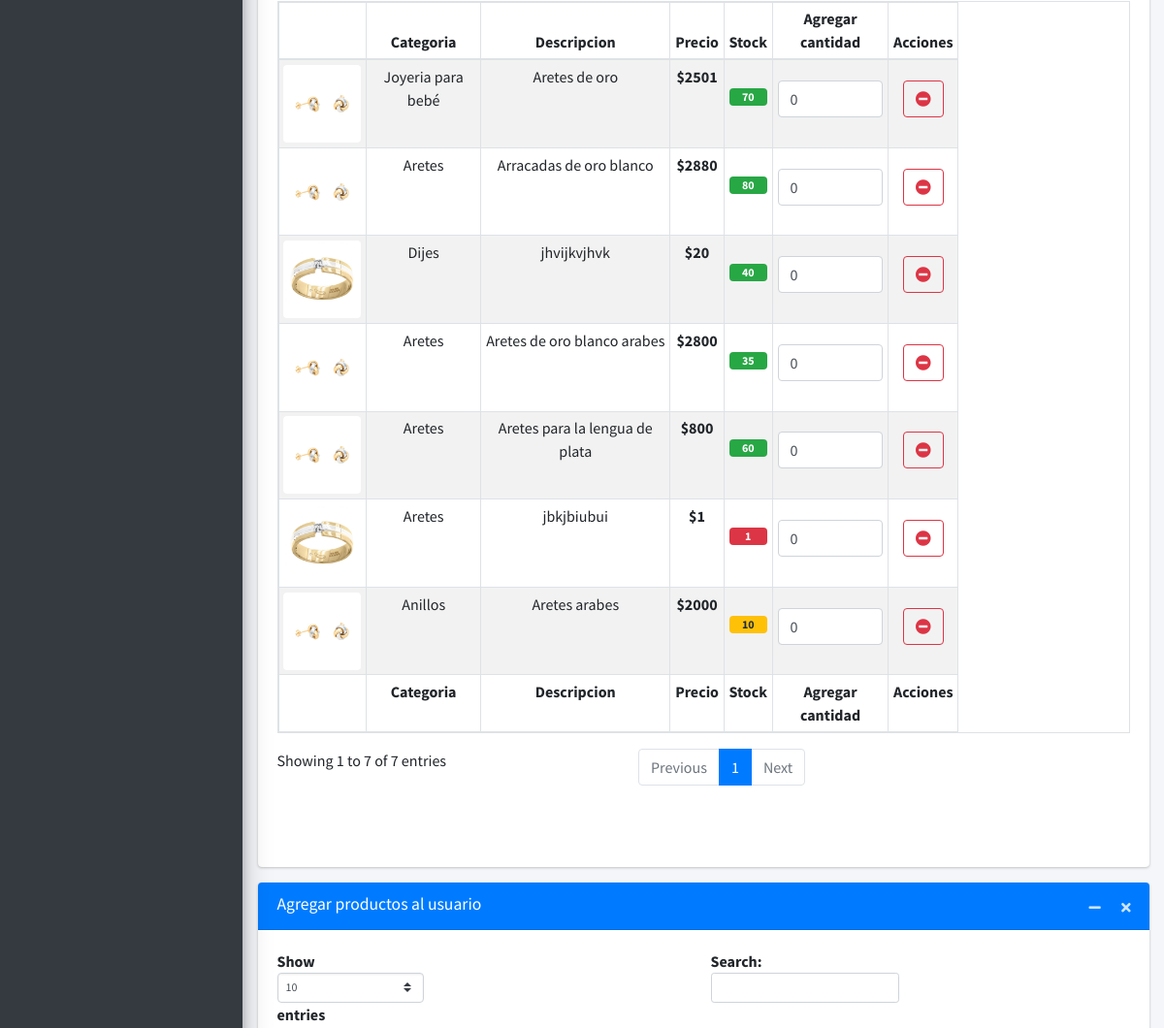
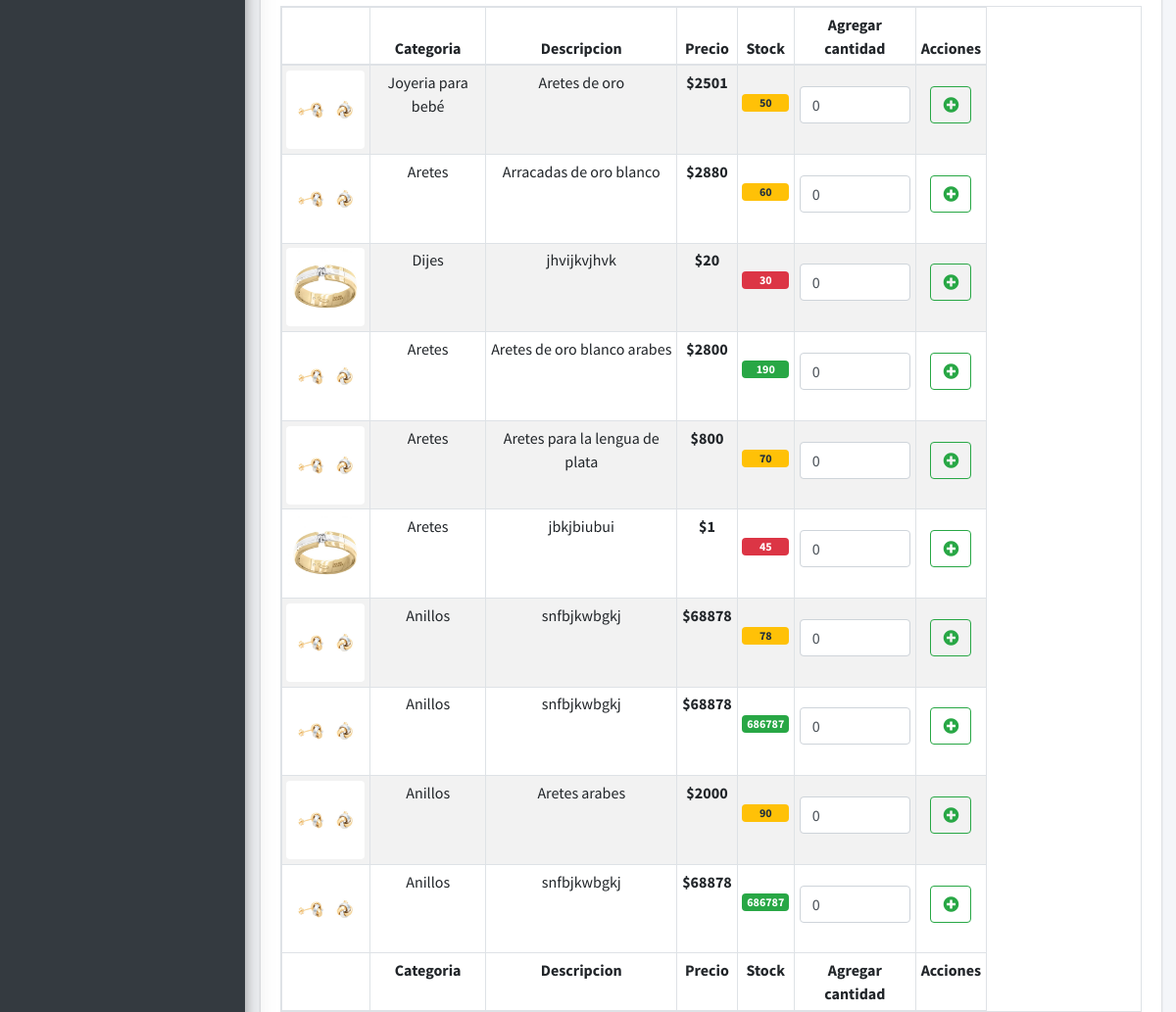
Before: /vendedores/asignarProducto/masProducto.php?id=8 (signed in, middle part) with the older database file (2 pictures, top to bottom).
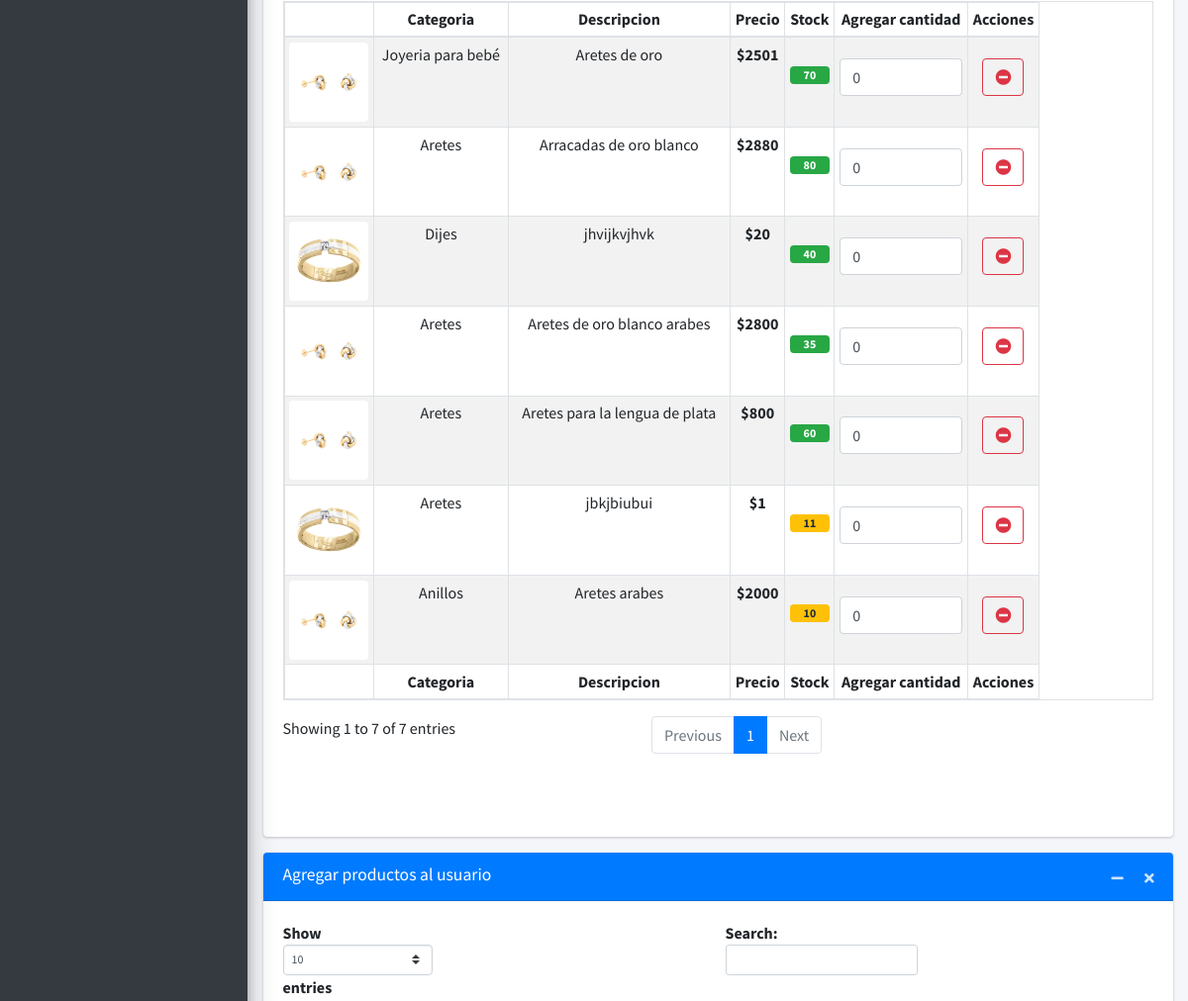
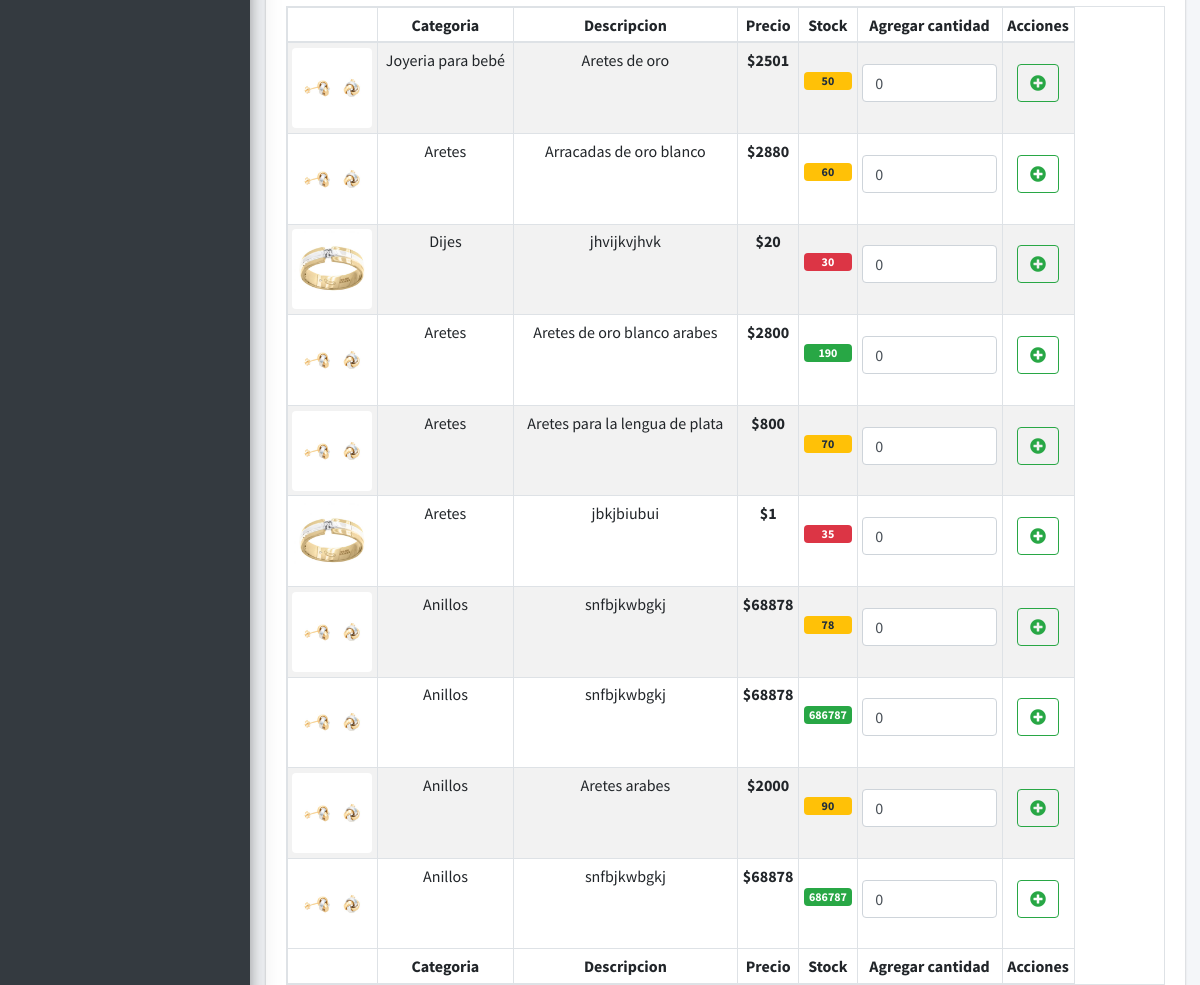
After: the same page with the newer database file (2 pictures, top to bottom).
### tables this page shows
CREATE TABLE `producto` (
  `idProducto` int NOT NULL AUTO_INCREMENT,
  `categoria_kf` int NOT NULL,
  `descripcion` varchar(150) NOT NULL,
  `costo_compra` float NOT NULL,
  `costo_venta` float NOT NULL,
  `cantidad_stock` int NOT NULL,
  `img_producto` varchar(200) DEFAULT NULL,
  PRIMARY KEY (`idProducto`),
  KEY `fk_producto_categoria_idx` (`categoria_kf`),
  CONSTRAINT `fk_producto_categoria` FOREIGN KEY (`categoria_kf`) REFERENCES `categoria_producto` (`idcategoria_producto`)
);

CREATE TABLE `stockUsuario` (
  `idUsuario` int NOT NULL,
  `idProducto` int NOT NULL,
  `cantidadProducto` int NOT NULL,
  KEY `fk_stockProducto_idx` (`idProducto`),
  KEY `fk_stockUsuario_idx` (`idUsuario`),
  CONSTRAINT `fk_stockProducto` FOREIGN KEY (`idProducto`) REFERENCES `producto` (`idProducto`),
  CONSTRAINT `fk_stockUsuario` FOREIGN KEY (`idUsuario`) REFERENCES `usuarios` (`idusuarios`)
);

CREATE TABLE `categoria_producto` (
  `idcategoria_producto` int NOT NULL AUTO_INCREMENT,
  `categoria` varchar(45) NOT NULL,
  PRIMARY KEY (`idcategoria_producto`)
);

### vendedores/asignarProducto/masProducto.php (the view, shortened to what the changed rows need)
<!DOCTYPE html>
<html lang="es">
<head>
    <link rel="stylesheet" href="../../plugins/fontawesome-free/css/all.min.css">
    <link rel="stylesheet" href="https://code.ionicframework.com/ionicons/2.0.1/css/ionicons.min.css">
    <link rel="stylesheet" href="../../plugins/tempusdominus-bootstrap-4/css/tempusdominus-bootstrap-4.min.css">
    <link rel="stylesheet" href="../../plugins/sweetalert2-theme-bootstrap-4/bootstrap-4.min.css">
    <link rel="stylesheet" href="../../plugins/toastr/toastr.min.css">
    <link rel="stylesheet" href="../../plugins/icheck-bootstrap/icheck-bootstrap.min.css">
    <link rel="stylesheet" href="../../plugins/jqvmap/jqvmap.min.css">
    <link rel="stylesheet" href="../../dist/css/adminlte.min.css">
    <link rel="stylesheet" href="../../plugins/overlayScrollbars/css/OverlayScrollbars.min.css">
    <link rel="stylesheet" href="../../plugins/daterangepicker/daterangepicker.css">
    <link rel="stylesheet" href="../../plugins/summernote/summernote-bs4.css">
</head>
<body class="hold-transition sidebar-mini layout-fixed">
    <div class="wrapper">
        <div class="content-wrapper">
            <section class="content">
                <div class="container-fluid">
                    <div class="row justify-content-center">
                        <div class="col-12">
                            <div class="card card-primary card-default ">
                                <?php
                                include '../../conexiones/conexion.php';
                                $sql = "CALL productosUsuario(" . $_GET['id'] . ")";
                                $resultado = $conexion->query($sql);
                                ?>
                                <div class="card-body">
                                    <div class="row mb-5 justify-content-center">
                                        <div class="col-12">
                                            <table id="example2" class="table-sm table-hover table-responsive table table-striped table-bordered text-center">
                                                <thead>
                                                    <tr>
                                                        <th></th>
                                                        <th>Categoria</th>
                                                        <th>Descripcion</th>
                                                        <th>Precio</th>
                                                        <th>Stock</th>
                                                        <th>Agregar cantidad</th>
                                                        <th>Acciones</th>
                                                    </tr>
                                                </thead>
                                                <tbody>
                                                    <?php
                                                    while ($mostrar = mysqli_fetch_array($resultado)) {
                                                        $img = $mostrar['img'];
                                                    ?>
                                                        <tr>
                                                            <td><img src="../../img_productos/<?= $img ?>" class="img-rounded" alt="" width="80"></td>
                                                            <td><?php echo $mostrar['categoria'] ?></td>
                                                            <td><?php echo $mostrar['descripcion'] ?></td>
                                                            <td><strong><?php echo '$' . $mostrar['costo'] ?></strong></td>
                                                            <td><span class="badge mt-4 <?= ($mostrar['stock'] < 10) ? "badge-danger" : (($mostrar['stock'] < 20) ? "badge-warning" : "badge-success") ?> d-block"><?php echo $mostrar['stock'] ?></span></td>
                                                            <form action="removerProductoUsuario.php?id=<?= $_GET['id'] ?>&idProducto=<?= $mostrar['id_producto'] ?>" autocomplete="off" method="POST">
                                                                <td>
                                                                    <div class="form-group mt-3">
                                                                        <input id="" name="valor" max="<?= $mostrar['stock'] ?>" min='0' value="0" class="form-control" type="number" name="">
                                                                    </div>
                                                                </td>
                                                                <td>
                                                                    <div class="btn-group btn-group mt-3">
                                                                        <button type="submit" class="btn btn-outline-danger"><i class="fas fa-minus-circle"></i></button>
                                                                    </div>
                                                                </td>
                                                            </form>
                                                        </tr>
                                                    <?php }
                                                    ?>
                                                </tbody>
                                                <tfoot>
                                                    <tr>
                                                        <th></th>
                                                        <th>Categoria</th>
                                                        <th>Descripcion</th>
                                                        <th>Precio</th>
                                                        <th>Stock</th>
                                                        <th>Agregar cantidad</th>
                                                        <th>Acciones</th>
                                                    </tr>
                                                </tfoot>
                                            </table>
                                        </div>
                                    </div>
                                </div>
                            </div>
                        </div>
                    </div>
                    <div class="row justify-content-center">
                        <div class="col-12">
                            <div class="card card-primary card-default ">
                                <?php
                                include '../../conexiones/conexion.php';
                                $sql = "CALL select_tabla_productos()";
                                $resultado = $conexion->query($sql);
                                ?>
                                <div class="card-body">
                                    <div class="row mb-5 justify-content-center">
                                        <div class="col-12">
                                            <table id="example1" class="table-sm table-hover table-responsive table table-striped table-bordered text-center">
                                                <thead>
                                                    <tr>
                                                        <th></th>
                                                        <th>Categoria</th>
                                                        <th>Descripcion</th>
                                                        <th>Precio</th>
                                                        <th>Stock</th>
                                                        <th>Agregar cantidad</th>
                                                        <th>Acciones</th>
                                                    </tr>
                                                </thead>
                                                <tbody>
                                                    <?php
                                                    while ($mostrar = mysqli_fetch_array($resultado)) {
                                                        $img = $mostrar['img'];
                                                    ?>
                                                        <tr>
                                                            <td><img src="../../img_productos/<?= $img ?>" class="img-rounded" alt="" width="80"></td>
                                                            <td><?php echo $mostrar['categoria'] ?></td>
                                                            <td><?php echo $mostrar['descripcion'] ?></td>
                                                            <td><strong><?php echo '$' . $mostrar['costo'] ?></strong></td>
                                                            <td><span class="badge mt-4 <?= ($mostrar['stock'] < 50) ? "badge-danger" : (($mostrar['stock'] < 100) ? "badge-warning" : "badge-success") ?> d-block"><?php echo $mostrar['stock'] ?></span></td>
                                                            <form action="asignarProductoUsuario.php?id=<?= $_GET['id'] ?>&idProducto=<?= $mostrar['id_producto'] ?>" autocomplete="off" method="POST">
                                                                <td>
                                                                    <div class="form-group mt-3">
                                                                        <input id="" name="valor" max="<?= $mostrar['stock'] ?>" min='0' value="0" class="form-control" type="number" name="">
                                                                    </div>
                                                                </td>
                                                                <td>
                                                                    <div class="btn-group btn-group mt-3">
                                                                        <button type="submit" class="btn btn-outline-success"><i class="fas fa-plus-circle"></i></button>
                                                                    </div>
                                                                </td>
                                                            </form>
                                                        </tr>
                                                    <?php }
                                                    ?>
                                                </tbody>
                                                <tfoot>
                                                    <tr>
                                                        <th></th>
                                                        <th>Categoria</th>
                                                        <th>Descripcion</th>
                                                        <th>Precio</th>
                                                        <th>Stock</th>
                                                        <th>Agregar cantidad</th>
                                                        <th>Acciones</th>
                                                    </tr>
                                                </tfoot>
                                            </table>
                                        </div>
                                    </div>
                                </div>
                            </div>
                        </div>
                    </div>
                </div>
            </section>
        </div>
    </div>
</body>
</html>

Changed rows visible on the page:
changed producto "jbkjbiubui": stockusuario.cantidadProducto "1" → "11"; cantidad_stock "45" → "35"
